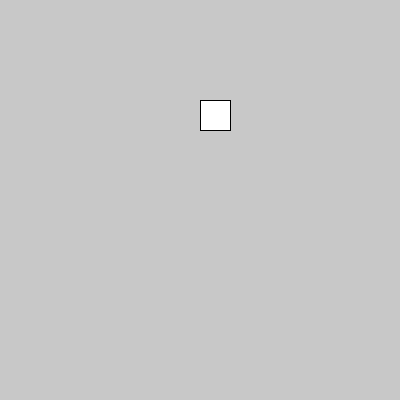
Frame 1 (no input)
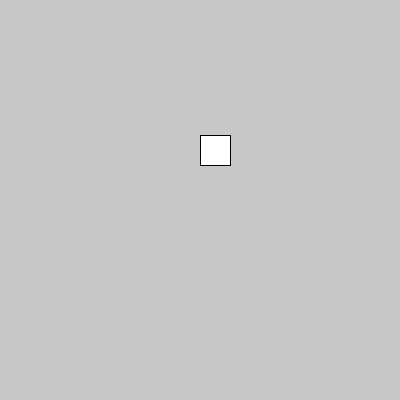
Frame 60 (the mouse pressed at the canvas centre just before this capture)
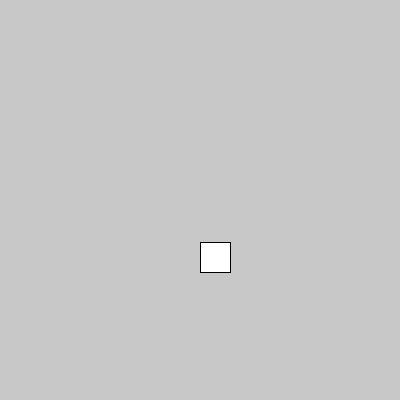
Frame 120 (the mouse held since frame 60 and released just before this capture)

The Processing sketch that drew these frames (run headless with seeded random() and noise(); from frame 60 on, the mouse is pressed at the canvas centre):

// Processing sketch: en1
// ── en1.pde
float vy; //下向きを正とした速度
float ox; //物体の左上端の座標 x
float oy; //物体の左上端の座標 y
void setup() {
size(400, 400);
vy = 0.0;
ox = 200.0;
oy = 100.0;
frameRate(100);
}
void draw() {
background(200, 200, 200);
rect(ox, oy, 30, 30);
if (oy > 300.0 - 30.0) {
vy = -vy;
} else {
vy = vy + 200.0 * 0.01;
}
oy = oy + vy * 0.01;
}
